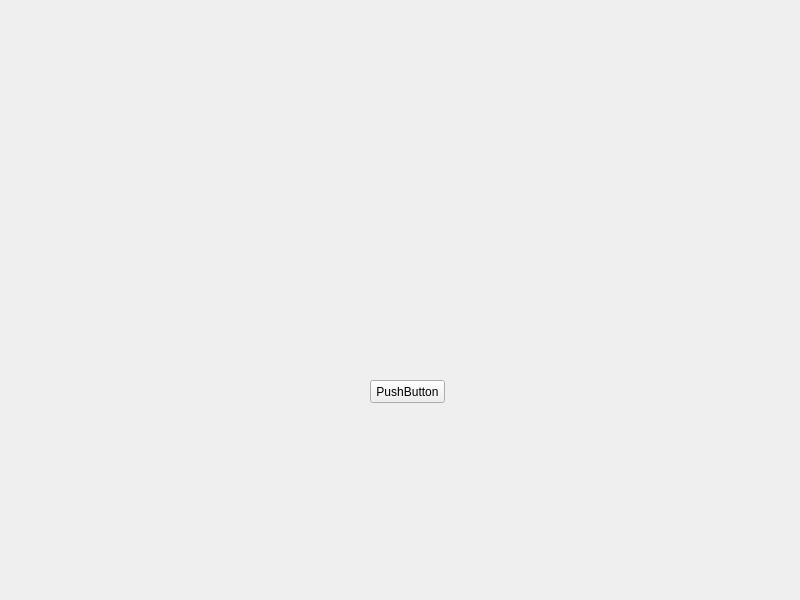
<?xml version="1.0" encoding="UTF-8"?>
<ui version="4.0">
 <class>Widget</class>
 <widget class="QWidget" name="Widget">
  <property name="geometry">
   <rect>
    <x>0</x>
    <y>0</y>
    <width>800</width>
    <height>600</height>
   </rect>
  </property>
  <property name="windowTitle">
   <string>Widget</string>
  </property>
  <widget class="QPushButton" name="goToAdultFishSystem">
   <property name="geometry">
    <rect>
     <x>370</x>
     <y>380</y>
     <width>75</width>
     <height>23</height>
    </rect>
   </property>
   <property name="text">
    <string>PushButton</string>
   </property>
  </widget>
  <widget class="WasteDischargeValve" name="widget" native="true">
   <property name="geometry">
    <rect>
     <x>490</x>
     <y>160</y>
     <width>120</width>
     <height>80</height>
    </rect>
   </property>
  </widget>
  <widget class="fishpond" name="widget_2" native="true">
   <property name="geometry">
    <rect>
     <x>30</x>
     <y>20</y>
     <width>391</width>
     <height>321</height>
    </rect>
   </property>
  </widget>
 </widget>
 <customwidgets>
  <customwidget>
   <class>WasteDischargeValve</class>
   <extends>QWidget</extends>
   <header>WasteDischargeValve.h</header>
   <container>1</container>
  </customwidget>
  <customwidget>
   <class>fishpond</class>
   <extends>QWidget</extends>
   <header location="global">fishpond.h</header>
   <container>1</container>
  </customwidget>
 </customwidgets>
 <resources/>
 <connections/>
</ui>
